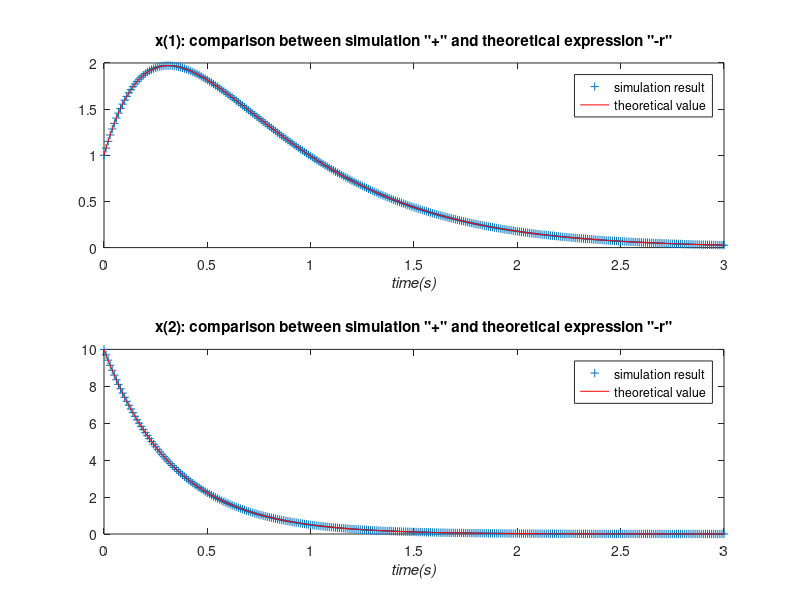
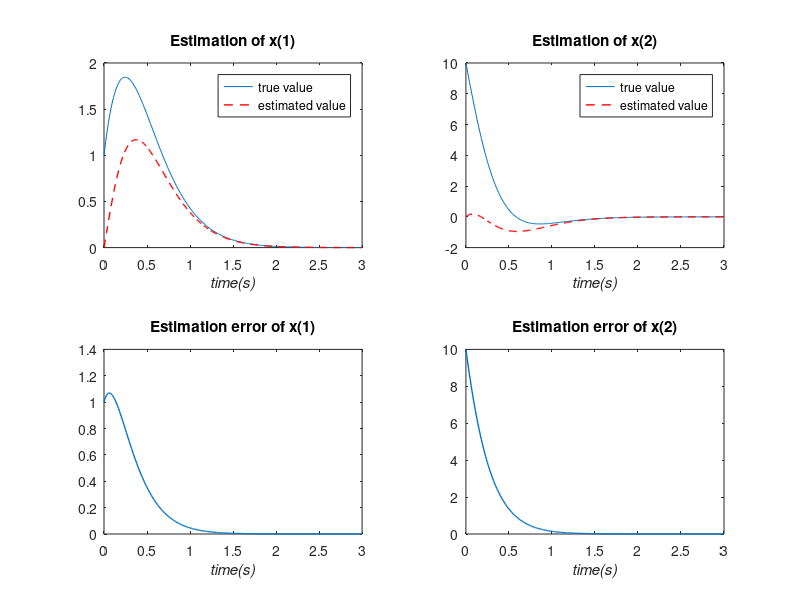
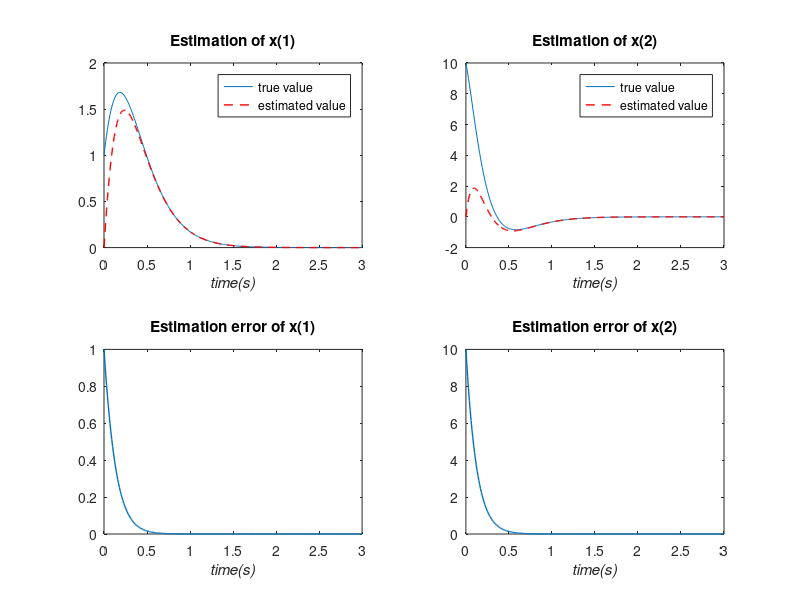
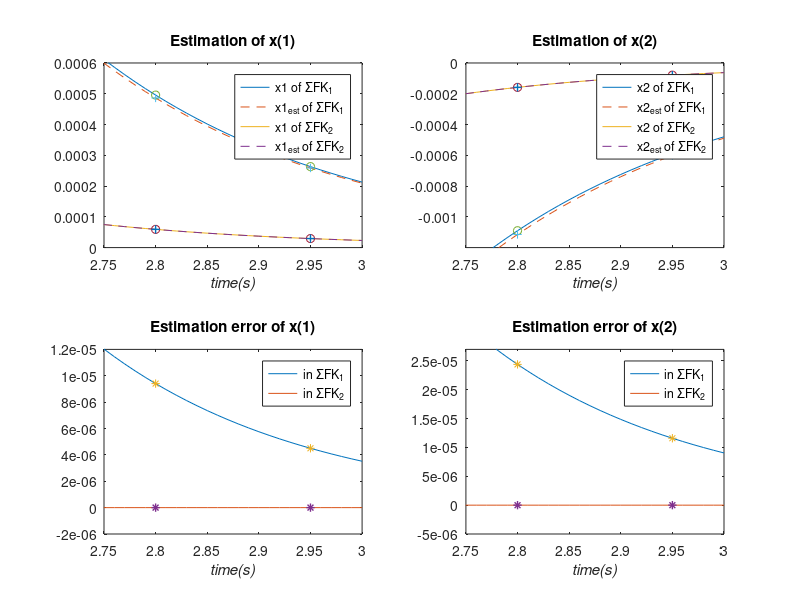

Write MATLAB code to recreate these figures, in order.
clearvars
close all
clc

% comment next line for Matlab use
% pkg load control

A=[-2 1 ;0 -3];
B=[0;1];
C=[1 0];
D=0;

Gss=ss(A,B,C,D); % Create state-space model
vp(1)=-2;vp(2)=-3;

x0=[1;10];

t=[0:0.01:3];
[y,t,x]=initial(Gss,x0,t); % x is simulated component

xv=[exp(vp(1)*t)*(x0(1)+x0(2))-exp(vp(2)*t)*(x0(2)),...
exp(vp(2)*t)*(x0(2))]; %  theoretical expression


f1=figure(1);set(f1,'name','x and xv (Open Loop)');
subplot(211), plot(t,x(:,1),'+',t,xv(:,1),'-r')
title('x(1): comparison between simulation "+" and theoretical expression "-r"')
xlabel('\ittime(s)')
legend('simulation result','theoretical value')
subplot(212), plot(t,x(:,2),'+',t,xv(:,2),'-r')
title('x(2): comparison between simulation "+" and theoretical expression "-r"')
xlabel('\ittime(s)')
legend('simulation result','theoretical value')
% 3.1
pf_1=[-5 -5];
pk=[-10 -10];
F_1=-acker(A,B,pf_1)
K=acker(A.',C.',pk).'
% 3.2.1
pf=[-5.0 -5.1];
F=-acker(A,B,pf);
AF=A+B*F;
Gss_F=ss(AF,B,eye(2),D);
[y_F,t,x_F]=initial(Gss_F,x0,t);
%3.2.2
pk_1=[-5.2 -5.3];
pk_2=[-10.0 -10.1];
K_1=acker(A.',C.',pk_1).';
K_2=acker(A.',C.',pk_2).';
A_FK1=[A B*F; K_1*C A-K_1*C+B*F];
A_FK2=[A B*F; K_2*C A-K_2*C+B*F];
B_FK1=[B;B];
B_FK2=[B;B];

Gss_FK1=ss(A_FK1,B_FK1,eye(4),D);
Gss_FK2=ss(A_FK2,B_FK2,eye(4),D);
%3.3
x0_FK1=[1;10;0;0];
t=[0:0.01:3];
[y_FK1,t,x_FK1]=initial(Gss_FK1,x0_FK1,t);

f2=figure(2);set(f2,'name','Section 3.3');
subplot(221), plot(t,x_FK1(:,1),'-',t,x_FK1(:,3),'--r','LineWidth',1)
title('Estimation of x(1)')
xlabel('\ittime(s)')
legend('true value','estimated value')
subplot(222), plot(t,x_FK1(:,2),'-',t,x_FK1(:,4),'--r','LineWidth',1)
title('Estimation of x(2)')
xlabel('\ittime(s)')
legend('true value','estimated value')
subplot(223), plot(t,x_FK1(:,1)-x_FK1(:,3),'LineWidth',1)
title('Estimation error of x(1)')
xlabel('\ittime(s)')
subplot(224), plot(t,x_FK1(:,2)-x_FK1(:,4),'LineWidth',1)
title('Estimation error of x(2)')
xlabel('\ittime(s)')

value_x1_FK1=[x_FK1(2.8/0.01+1,1) x_FK1(2.95/0.01+1,1)];
estim_x1_FK1=[x_FK1(2.8/0.01+1,3) x_FK1(2.95/0.01+1,3)];
error_x1_FK1=value_x1_FK1-estim_x1_FK1;
value_x2_FK1=[x_FK1(2.8/0.01+1,2) x_FK1(2.95/0.01+1,2)];
estim_x2_FK1=[x_FK1(2.8/0.01+1,4) x_FK1(2.95/0.01+1,4)];
error_x2_FK1=value_x2_FK1-estim_x2_FK1;
%3.4
x0_FK2=[1;10;0;0];
t=[0:0.01:3];
[y_FK2,t,x_FK2]=initial(Gss_FK2,x0_FK2,t);

f3=figure(3);set(f3,'name','Section 3.4');
subplot(221), plot(t,x_FK2(:,1),'-',t,x_FK2(:,3),'--r','LineWidth',1)
title('Estimation of x(1)')
xlabel('\ittime(s)')
legend('true value','estimated value')
subplot(222), plot(t,x_FK2(:,2),'-',t,x_FK2(:,4),'--r','LineWidth',1)
title('Estimation of x(2)')
xlabel('\ittime(s)')
legend('true value','estimated value')
subplot(223), plot(t,x_FK2(:,1)-x_FK2(:,3),'LineWidth',1)
title('Estimation error of x(1)')
xlabel('\ittime(s)')
subplot(224), plot(t,x_FK2(:,2)-x_FK2(:,4),'LineWidth',1)
title('Estimation error of x(2)')
xlabel('\ittime(s)')
value_x1_FK2=[x_FK2(2.8/0.01+1,1) x_FK2(2.95/0.01+1,1)];
estim_x1_FK2=[x_FK2(2.8/0.01+1,3) x_FK2(2.95/0.01+1,3)];
error_x1_FK2=value_x1_FK2-estim_x1_FK2;
value_x2_FK2=[x_FK2(2.8/0.01+1,2) x_FK2(2.95/0.01+1,2)];
estim_x2_FK2=[x_FK2(2.8/0.01+1,4) x_FK2(2.95/0.01+1,4)];
error_x2_FK2=value_x2_FK2-estim_x2_FK2;


%3.5
f4=figure(4);set(f4,'name','Section 3.5');
t_plot=[2.8 2.95];
subplot(221), plot(t,x_FK1(:,1),t,x_FK1(:,3),'--',...
                   t,x_FK2(:,1),t,x_FK2(:,3),'--',...
                   t_plot,value_x1_FK1,'o',t_plot,estim_x1_FK1,'+',...
                   t_plot,value_x1_FK2,'o',t_plot,estim_x1_FK2,'+','LineWidth',1);
              title('Estimation of x(1)')
              xlabel('\ittime(s)')
              legend('x1 of \SigmaFK_{1}','x1_{est} of \SigmaFK_{1}','x1 of \SigmaFK_{2}','x1_{est} of \SigmaFK_{2}') 
              axis([2.75 3.0 0 6*10^-4 ])
subplot(222), plot(t,x_FK1(:,2),t,x_FK1(:,4),'--',...
                   t,x_FK2(:,2),t,x_FK2(:,4),'--',...
                   t_plot,value_x2_FK1,'o',t_plot,estim_x2_FK1,'+',...
                   t_plot,value_x2_FK2,'o',t_plot,estim_x2_FK2,'+','LineWidth',1);
              title('Estimation of x(2)')
              xlabel('\ittime(s)')
              legend('x2 of \SigmaFK_{1}','x2_{est} of \SigmaFK_{1}','x2 of \SigmaFK_{2}','x2_{est} of \SigmaFK_{2}')
              axis([2.75 3.0 -1.2*10^-3 0])
subplot(223), plot(t,x_FK1(:,1)-x_FK1(:,3),...
                   t,x_FK2(:,1)-x_FK2(:,3),...
                   t_plot,error_x1_FK1,'*',...
                   t_plot,error_x1_FK2,'*','LineWidth',1)
              title('Estimation error of x(1)')
              xlabel('\ittime(s)')
              legend('in \SigmaFK_{1}','in \SigmaFK_{2}')
              axis([2.75 3.0 -0.2*10^-5 1.2*10^-5])
subplot(224), plot(t,x_FK1(:,2)-x_FK1(:,4),...
                   t,x_FK2(:,2)-x_FK2(:,4),...
                   t_plot,error_x2_FK1,'*',...
                   t_plot,error_x2_FK2,'*','LineWidth',1)
              title('Estimation error of x(2)')
              xlabel('\ittime(s)')
              legend('in \SigmaFK_{1}','in \SigmaFK_{2}')
              axis([2.75 3.0 -0.5*10^-5 2.7*10^-5])
%3.6.1
f5=figure(5);set(f5,'name','Section 3.6.1');
subplot(211), plot(t,x(:,1),t,x_F(:,1),t,x_FK1(:,1),t,x_FK2(:,1),'LineWidth',1)
title('Free responce of x(1)')
xlabel('\ittime(s)')
legend('\itx_{1}','\itx_{1F}','\itx_{1FK1}','\itx_{1FK2}')
subplot(212), plot(t,x(:,2),t,x_F(:,2),t,x_FK1(:,2),t,x_FK2(:,2),'LineWidth',1)
title('Free responce of x(2)')
xlabel('\ittime(s)')
legend('\itx_{2}','\itx_{2F}','\itx_{2FK1}','\itx_{2FK2}')

%3.6.2
x0_new=[2;4];
x0_F_new=[2;4];
x0_FK1_new=[2;4;0;0];
x0_FK2_new=[2;4;0;0];
[y_new,t,x_new]=initial(Gss,x0_new,t);
[y_F_new,t,x_F_new]=initial(Gss_F,x0_F_new,t);
[y_FK1_new,t,x_FK1_new]=initial(Gss_FK1,x0_FK1_new,t);
[y_FK2_new,t,x_FK2_new]=initial(Gss_FK2,x0_FK2_new,t);
f6=figure(6);set(f6,'name','Section 3.6.2');
subplot(211), plot(t,x_new(:,1),t,x_F_new(:,1),t,x_FK1_new(:,1),t,x_FK2_new(:,1),'LineWidth',1)
title('Free responce of x(1)')
xlabel('\ittime(s)')
legend('\itx_{1}','\itx_{1F}','\itx_{1FK1}','\itx_{1FK2}')
grid on
subplot(212), plot(t,x_new(:,2),t,x_F_new(:,2),t,x_FK1_new(:,2),t,x_FK2_new(:,2),'LineWidth',1)
title('Free responce of x(2)')
xlabel('\ittime(s)')
legend('\itx_{2}','\itx_{2F}','\itx_{2FK1}','\itx_{2FK2}')
grid on
